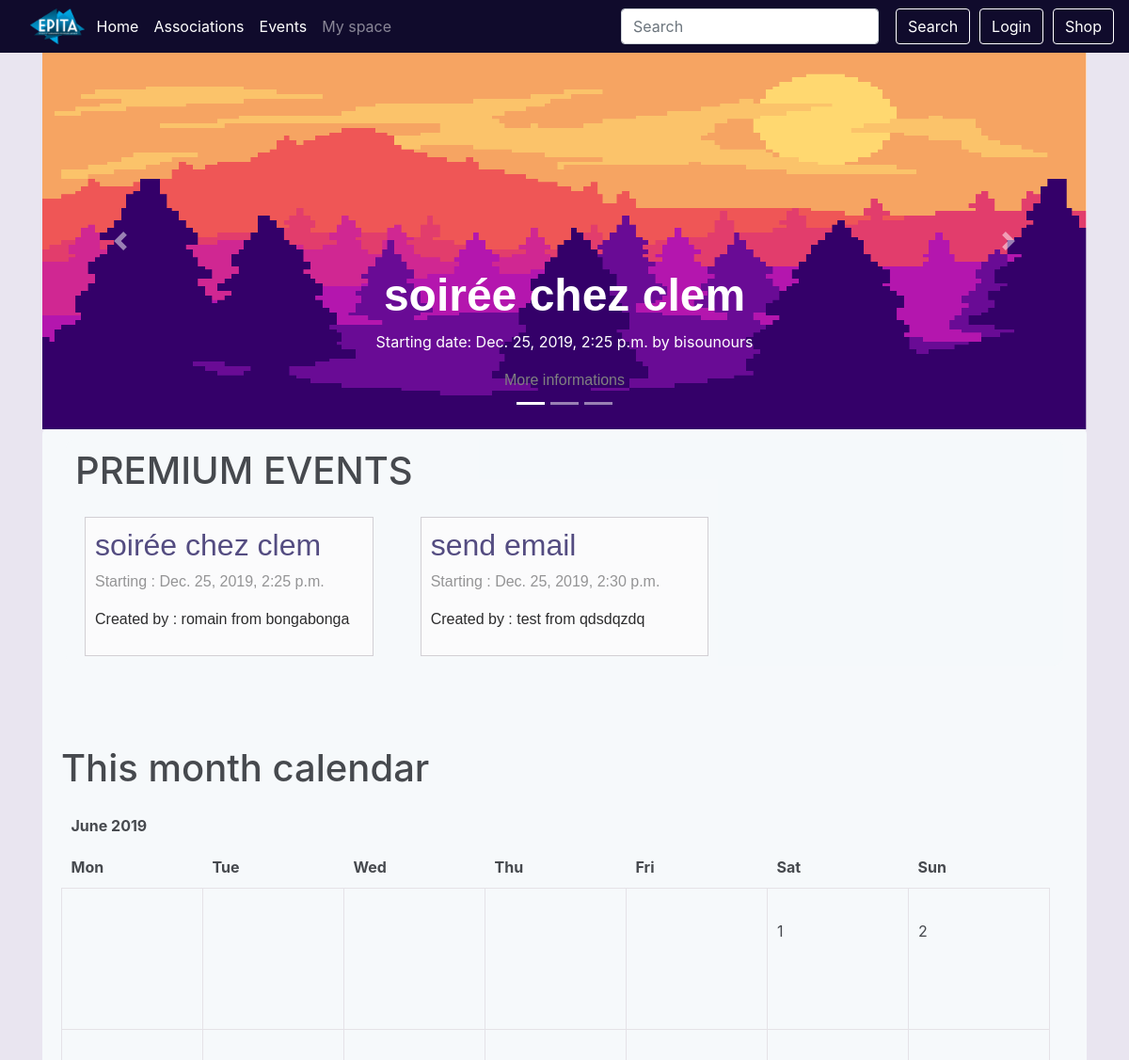
The app's page / (upper part), older data.
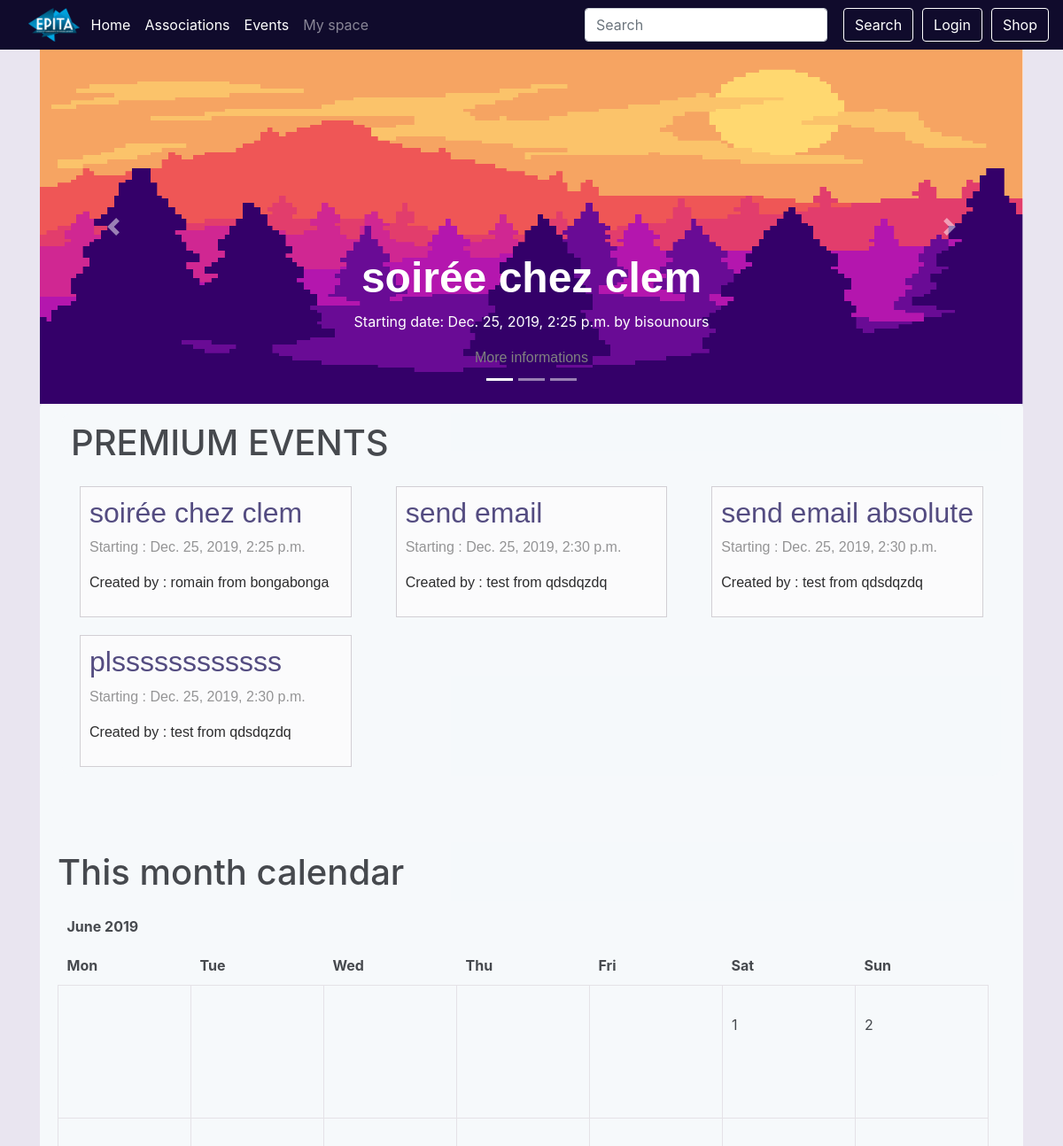
The same page, newer data.
### event/models.py (models this page shows, shortened)
class Event(models.Model):
    PENDING = 'P'
    APPROVED = 'A'
    VALIDATED = 'V'
    REFUSED = 'R'
    CANCELABLE = 'c'
    CANCELED = 'C'
    EVENT_STATE_CHOICES = (
        (PENDING, _("Pending")),
        (APPROVED, _("Approved")),
        (REFUSED, _("Refused")),
        (CANCELED, _("Canceled")),
        (CANCELABLE, _("Canceled by the president")),
        (VALIDATED, _("Validated by the president")),
    )
    title = models.CharField(_("Title of the event"), max_length=64,
                             validators=[UnicodeValidator()])
    event_state = models.CharField(_("State of the event"), max_length=1,
                                   choices=EVENT_STATE_CHOICES,
                                   default=PENDING)
    manager_id = models.ForeignKey(Manager, on_delete=models.SET_NULL,
                                   null=True, blank=True)
    start = models.DateTimeField(_("Start date and time"))
    end = models.DateTimeField(_("End date and time"))
    ticket_deadline = models.DateTimeField(_("Deadline to buy tickets"),
                                           null=True, blank=True)
    assos_id = models.ForeignKey(Association, on_delete=models.CASCADE,
                                 related_name='events')
    address_id = AddressField(on_delete=models.PROTECT)
    premium_flag = models.BooleanField(_("Premium"), default=False)
    image = models.ImageField(_("Event's cover image"),
                              default='event_pics/default.jpg',
                              upload_to='event_pics/uploads/')
    see_remaining = models.BooleanField(_("See remaining tickets"),
                                        default=False)
    def __init__(self, *args, **kwargs):
        super(Event, self).__init__(*args, **kwargs)
        print('WOW')
    class Meta:
        verbose_name = (_("Event"))
        verbose_name_plural = (_("Events"))
        permissions = (
            ('access_dashboard', 'User can access this event\'s dashboard'),
            ('approve_event', 'User can approve of the event'),
            ('choose_premium', 'User can make an event premium or not'),
            ('cancel_event', 'User can cancel the event'),
        )

class Manager(models.Model):
    user = models.ForeignKey(User, on_delete=models.CASCADE,
                             related_name="managerships")
    assos_id = models.ForeignKey(Association, on_delete=models.CASCADE,
                                 related_name='managers')
    member = CompositeOneToOneField(Member, on_delete=models.CASCADE,
                                    to_fields={"assos_id", "user"})
    class Meta:
        verbose_name = _("Member of the Bureau")
        verbose_name_plural = _("Members of the Bureau")
    def __str__(self):
        return '%s from %s' % (self.user.username, self.assos_id.name)

class Association(models.Model):
    name = models.CharField(_("Name"), max_length=64, unique=True,
                            validators=[UnicodeValidator()])
    url = models.URLField(_("Association's website"), null=True, blank=True)
    class Meta:
        verbose_name = _("Association")
        verbose_name_plural = _("Associations")
        permissions = (
            ('create_event', 'User can create an event'),
            ('manage_member', 'User can add and remove a member'),
            ('choose_staff', 'User can choose staff'),
            ('manage_manager', 'User can add and remove managers'),
            ('modify_event', 'User can modify an event'),
            ('remove_event', 'User can delete an event'),
            ('make_event_cancelable', 'User can cancel an event'),
            ('validate_event',
             'User can validate event and make it available for approval')
        )
    def __str__(self):
        return '%s' % (self.name)

### event/views.py (the view)
# urls.py: path('', views.IndexView.as_view(), name='index'),
class IndexView(generic.ListView):
    template_name = 'index.html'
    model = Event
    def get_context_data(self, **kwargs):
        context = super(IndexView, self).get_context_data(**kwargs)
        context['events'] = Event.objects.filter(start__gt=timezone.now(), premium_flag=True, event_state=Event.APPROVED).order_by('start')
        d = datetime.date.today()
        previous_month = datetime.date(year=d.year, month=d.month, day=1)  # find first day of current month
        previous_month = previous_month - datetime.timedelta(days=1)  # backs up a single day
        previous_month = datetime.date(year=previous_month.year, month=previous_month.month,
                                       day=1)  # find first day of previous month
        last_day = calendar.monthrange(d.year, d.month)
        next_month = datetime.date(year=d.year, month=d.month, day=last_day[1])  # find last day of current month
        next_month = next_month + datetime.timedelta(days=1)  # forward a single day
        next_month = datetime.date(year=next_month.year, month=next_month.month,
                                   day=1)  # find first day of next month
        cal = EventCalendar()
        html_calendar = cal.formatmonth(d.year, d.month, withyear=True)
        html_calendar = html_calendar.replace('<td ', '<td  width="150" height="150"')
        context['calendar'] = mark_safe(html_calendar)
        return context

### event/models.py (called while the page is built)
    def formatday(self, day, weekday, events):
        events_from_day = events.filter(start__day=day)
        events_html = '<ul style="height:50px; margin-bottom:10px;">'
        for event in events_from_day:
            events_html += "- " + event.title + "<br>"
        events_html += "</ul>"
        if day == 0:
            return '<td class="noday" style="border:solid 1px #e3e0e5;">&nbsp;</td>'  # day outside month
        else:
            return '<td class="%s" style="border:solid 1px #e3e0e5;" >%d%s</td>' % (self.cssclasses[weekday], day, events_html)

    def formatweek(self, theweek, events):
        s = ''.join(self.formatday(d, wd, events) for (d, wd) in theweek)
        return '<tr style="">%s</tr>' % s

### shop/cart.py (called while the page is built)
def _cart_id(request):
    if 'cart_id' not in request.session:
        request.session['cart_id'] = _generate_cart_id()
    return request.session['cart_id']

def _generate_cart_id():
    import string, random
    return ''.join([random.choice(string.ascii_letters + string.digits) for _ in range(50)])

def get_all_cart_items(request):
    return CartItem.objects.filter(cart_id = _cart_id(request))

def item_count(request):
    return get_all_cart_items(request).count()

### templates/index.html (shortened to what this page needs)
{% extends "base.html" %}
{% load guardian_tags %}
{% load static %}
{%block content %}
    <div class="main_body">
        <div style="
        " id="carouselExampleIndicators" class="carousel slide" data-ride="carousel">
            <ol class="carousel-indicators">
                <li data-target="#carouselExampleIndicators" data-slide-to="0" class="active"></li>
                <li data-target="#carouselExampleIndicators" data-slide-to="1"></li>
                <li data-target="#carouselExampleIndicators" data-slide-to="2"></li>
            </ol>
            <div class="carousel-inner">
                <div class="carousel-item active">
                    <img style="height:400px; width:max-content;" class="d-block w-100" src="{% static "img/index_event_carousel.png" %}" alt="First slide">
                    <div class="carousel-caption d-none d-md-block">
                        {% if events.0 %}
                        <h1 class="carousel-title">{{ events.0.title }}</h1>
                        <p>Starting date: {{ events.0.start }} by {{ events.0.assos_id }}</p>
                        <a class="event-link" href="{% url 'event:event_detail' events.0.id %}">
                            More informations
                        </a>
                        {% endif %}
                    </div>
                </div>
            </div>
            <a class="carousel-control-prev" href="#carouselExampleIndicators" role="button" data-slide="prev">
                <span class="carousel-control-prev-icon" aria-hidden="true"></span>
            </a>
            <a class="carousel-control-next" href="#carouselExampleIndicators" role="button" data-slide="next">
                <span class="carousel-control-next-icon" aria-hidden="true"></span>
            </a>
        </div>
        <div class="basic-block" style="margin-top:0px; margin-bottom:0px; padding-top:10px;">
        <div class="container-fluid actu-wraper">
            <div class="container actu" style="padding-bottom: 0px;">
                <h1 style="margin-bottom:15px;">PREMIUM EVENTS</h1>
                {% if events %}
                <div class="row">
                    {% for event in events %}
                    <article class="col-xs-12 col-sm-12 col-md-4 col-lg-4">
                            <a class="event-link" href="{% url 'event:event_detail' event.id %}">
                                <div class="event-block">
                                <h1 style="font-size:2rem; color:#312867;">{{ event.title }}</h1>
                                <p>Starting : {{ event.start }}</p>
                                {% if event.manager_id %}
                                <p style="color:black;">Created by : {{event.manager_id}}</p>
                                {% else %}
                                <p style="color:black;">No manager</p>
                                {% endif %}
                            </div>
                        </a>
                    </article>
                    {% endfor %}
                </div>
                {% else %}
                    <p style="font-size:2rem; padding-left:50px;">No events yet</p>
                {% endif %}
            </div>
        </div>
        <div class="basic-block">
            <h1 style="margin-bottom:15px;">This month calendar</h1>
            {{ calendar }}
        </div>
        </div>
    </div>
{% endblock content %}

Row changes from the older to the newer data that the page shows:
added Event: title "send email absolute", start "Dec. 25, 2019, 2:30 p.m.", manager_id "test from qdsdqzdq"
added Event: title "plssssssssssss", start "Dec. 25, 2019, 2:30 p.m.", manager_id "test from qdsdqzdq"
